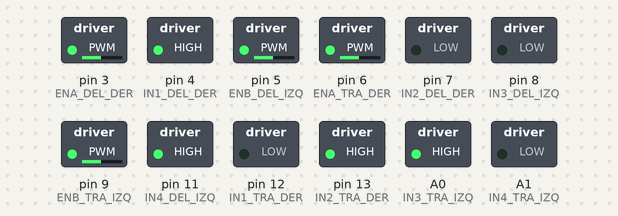
Simulated run of this sketch. Board: Arduino Uno, built with avr-gcc and run on an emulated ATmega328P. Shown: switched loads named in the sketch (green lamp = pin HIGH).

Above: at 2.1 s.
At 7.1 s:
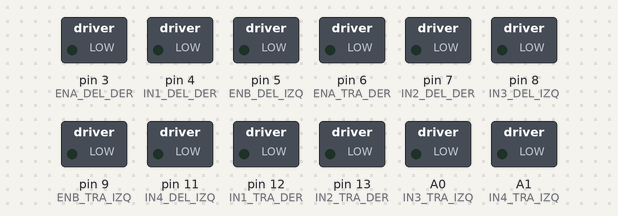
Timing chart, 0 to 8.6 s (numbered marks = the images above):
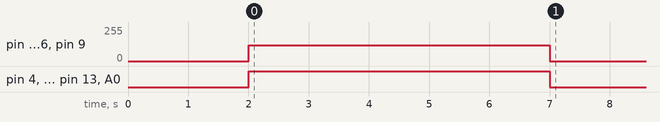

The sketch:

avance_mecanum.ino
```cpp
// - prueba de avance recto con chassis mecanum -
//avanza durante 5 segundos y despues se detiene

// - motores l298n: direccion y pwm -

//puente h delantero

//motor delantero derecho
const int IN1_DEL_DER = 4;
const int IN2_DEL_DER = 7;

//pwm para el motor delantero derecho
const int ENA_DEL_DER = 3;

//motor delantero izquierdo
const int IN3_DEL_IZQ = 8;
const int IN4_DEL_IZQ = 11;

//pwm para el motor delantero izquierdo
const int ENB_DEL_IZQ = 5;

//puente h trasero

//motor trasero derecho
const int IN1_TRA_DER = 12;
const int IN2_TRA_DER = 13;

//pwm para el motor trasero derecho
const int ENA_TRA_DER = 6;

//motor trasero izquierdo
const int IN3_TRA_IZQ = A0;
const int IN4_TRA_IZQ = A1;

//pwm para el motor trasero izquierdo
const int ENB_TRA_IZQ = 9;

// - inversion de motores -

//los motores de mecanum estan encontrados,
//conecté los cables de arriba a los Outs 1 y 3, y los de abajo a los outs 2 y 4
const bool INV_DEL_DER = false;
const bool INV_DEL_IZQ = true;

const bool INV_TRA_DER = true;
const bool INV_TRA_IZQ = false;

// - prueba de avance -

//pwm para evitar movimientos bruscos
const int VELOCIDAD_AVANCE = 120;

//tiempo de avance: 5 segundos
const unsigned long TIEMPO_AVANCE_MS = 5000;
bool prueba_terminada = false;

// - funciones de motores -

//controla un motor individual
//velocidad positiva es avance
//velocidad negativa es retroceso
void setMotor(
  int pin_in1,
  int pin_in2,
  int pin_enable,
  int velocidad,
  bool invertir
) {
  velocidad = constrain(
    velocidad,
    -255,
    255
  );

  //invierte la direccion
  if (invertir) {
    velocidad = -velocidad;
  }

  if (velocidad > 0) {
    digitalWrite(pin_in1, HIGH);
    digitalWrite(pin_in2, LOW);
  }
  else if (velocidad < 0) {
    digitalWrite(pin_in1, LOW);
    digitalWrite(pin_in2, HIGH);
  }
  else {
    digitalWrite(pin_in1, LOW);
    digitalWrite(pin_in2, LOW);
  }

  analogWrite(
    pin_enable,
    abs(velocidad)
  );
}

// - funciones para cada motor -
//manda ordenes a determinados motores
void setMotorDelanteroDerecho(int velocidad) {
  setMotor(
    IN1_DEL_DER,
    IN2_DEL_DER,
    ENA_DEL_DER,
    velocidad,
    INV_DEL_DER
  );
}

void setMotorDelanteroIzquierdo(int velocidad) {
  setMotor(
    IN3_DEL_IZQ,
    IN4_DEL_IZQ,
    ENB_DEL_IZQ,
    velocidad,
    INV_DEL_IZQ
  );
}

void setMotorTraseroDerecho(int velocidad) {
  setMotor(
    IN1_TRA_DER,
    IN2_TRA_DER,
    ENA_TRA_DER,
    velocidad,
    INV_TRA_DER
  );
}

void setMotorTraseroIzquierdo(int velocidad) {
  setMotor(
    IN3_TRA_IZQ,
    IN4_TRA_IZQ,
    ENB_TRA_IZQ,
    velocidad,
    INV_TRA_IZQ
  );
}

//avance recto, cuatro motores iguales
void avanzarRecto(int velocidad) {
  setMotorDelanteroDerecho(velocidad);
  setMotorDelanteroIzquierdo(velocidad);

  setMotorTraseroDerecho(velocidad);
  setMotorTraseroIzquierdo(velocidad);
}

//función para detener todo
void detenerMotores() {
  setMotorDelanteroDerecho(0);
  setMotorDelanteroIzquierdo(0);

  setMotorTraseroDerecho(0);
  setMotorTraseroIzquierdo(0);
}

// - configuracion -

void setup() {

  //configurar puente h delantero
  pinMode(IN1_DEL_DER, OUTPUT);
  pinMode(IN2_DEL_DER, OUTPUT);
  pinMode(ENA_DEL_DER, OUTPUT);

  pinMode(IN3_DEL_IZQ, OUTPUT);
  pinMode(IN4_DEL_IZQ, OUTPUT);
  pinMode(ENB_DEL_IZQ, OUTPUT);

  //configurar puente h trasero
  pinMode(IN1_TRA_DER, OUTPUT);
  pinMode(IN2_TRA_DER, OUTPUT);
  pinMode(ENA_TRA_DER, OUTPUT);

  pinMode(IN3_TRA_IZQ, OUTPUT);
  pinMode(IN4_TRA_IZQ, OUTPUT);
  pinMode(ENB_TRA_IZQ, OUTPUT);

  //inicia con motores detenidos por cualquier cosa
  detenerMotores();

  //tiempo para alejar las manos cuando ponga la batería
  delay(2000);
}

// - programa principal -

void loop() {
  //solo se hace una vez
  if (prueba_terminada) {
    return;
  }

  //los cuatro motores hacen avance
  avanzarRecto(VELOCIDAD_AVANCE);

  //avanza por 5 segundos
  delay(TIEMPO_AVANCE_MS);

  //detiene todo despues de los 5 segundos
  detenerMotores();

  //evita que vuelva a arrancar
  prueba_terminada = true;

  //se acabó gg
}
```

leer_dos_colores.cpp
```cpp
#include <Wire.h>
#include <Adafruit_GFX.h>
#include <Adafruit_SSD1306.h>
#include "Adafruit_TCS34725.h"

// - Configuración para la pantalla OLED y multiplexor -
#define SCREEN_WIDTH 128
#define SCREEN_HEIGHT 64
#define OLED_RESET -1
#define OLED_ADDRESS 0x3C
#define TCA_ADDR 0x70

Adafruit_SSD1306 display(
  SCREEN_WIDTH,
  SCREEN_HEIGHT,
  &Wire,
  OLED_RESET
);

// - Dos sensores de color TCS34725 en el multiplexor -
Adafruit_TCS34725 tcs1 = Adafruit_TCS34725(TCS34725_INTEGRATIONTIME_50MS, TCS34725_GAIN_4X);
Adafruit_TCS34725 tcs2 = Adafruit_TCS34725(TCS34725_INTEGRATIONTIME_50MS, TCS34725_GAIN_4X);

// Definición del tipo de dato movida arriba para evitar el error del preprocesador
enum DominantChannel { RED_DOMINANT, GREEN_DOMINANT, BLUE_DOMINANT };

// Calibra este valor con tu sensor
const uint16_t BLACK_CLEAR_MAX = 300;   // clear por debajo de esto = negro

// Umbral para separar rojo de naranja (calibrado con tus lecturas)
// Rojo da ~0.06-0.08, naranja da ~0.24-0.28
const float ORANGE_MIN_RATIO = 0.16;    // (G - B) / R

// --- NUEVO: Umbrales para separar verde de amarillo cuando domina el verde ---
// Tus lecturas de verde: R/G = 0.57 - 0.79, B/G = 0.51 - 0.60
// El amarillo real tiene mucho rojo Y poco azul.
const float YELLOW_RG_STRONG = 0.85;    // R/G mayor a esto = amarillo seguro
const float YELLOW_RG_WEAK   = 0.75;    // R/G entre WEAK y STRONG = amarillo solo si hay poco azul
const float YELLOW_BG_MAX    = 0.50;    // B/G menor a esto = poco azul (típico del amarillo)

// Función para seleccionar el canal del multiplexor PCA9548A
void tcaselect(uint8_t i) {
  if (i > 7) return;
  Wire.beginTransmission(TCA_ADDR);
  Wire.write(1 << i);
  Wire.endTransmission();
}

DominantChannel get_dominant_channel(float red_value, float green_value, float blue_value) {
  if (red_value >= green_value && red_value >= blue_value) return RED_DOMINANT;
  if (green_value >= red_value && green_value >= blue_value) return GREEN_DOMINANT;
  return BLUE_DOMINANT;
}

const char* classify_red(float red_value, float green_value, float blue_value) {
  if (blue_value > 0.4 * red_value && blue_value > 0.6 * green_value) return "Pink";
  if (green_value > 0.7 * red_value) return "Yellow";

  // Qué tanto sobresale el verde sobre el azul, relativo al rojo
  float orange_ratio = (green_value - blue_value) / red_value;
  if (orange_ratio > ORANGE_MIN_RATIO) return "Orange";

  return "Red";
}

// --- MODIFICADO: ahora usa rojo Y azul para decidir entre verde y amarillo ---
const char* classify_green(float red_value, float green_value, float blue_value) {
  float rg = red_value  / green_value;   // cuánto rojo hay respecto al verde
  float bg = blue_value / green_value;   // cuánto azul hay respecto al verde

  // Amarillo claro: casi tanto rojo como verde
  if (rg > YELLOW_RG_STRONG) return "Yellow";

  // Zona dudosa: solo es amarillo si además tiene poco azul
  if (rg > YELLOW_RG_WEAK && bg < YELLOW_BG_MAX) return "Yellow";

  if (blue_value > 0.75 * green_value) return "Cyan";
  return "Green";
}

const char* classify_blue(float red_value, float green_value, float blue_value) {
  if (red_value > 0.75 * blue_value) return "Purple / Magenta";
  if (green_value > 0.75 * blue_value) return "Cyan";
  return "Blue";
}

const char* get_color_name(float red_value, float green_value, float blue_value, uint16_t clear_value) {
  float highest_channel = max(red_value, max(green_value, blue_value));
  float lowest_channel  = min(red_value, min(green_value, blue_value));
  float channel_spread  = highest_channel - lowest_channel;

  if (clear_value < BLACK_CLEAR_MAX) return "Black / Dark";
  if (channel_spread < 45) return "White";

  switch (get_dominant_channel(red_value, green_value, blue_value)) {
    case RED_DOMINANT:   return classify_red(red_value, green_value, blue_value);
    case GREEN_DOMINANT: return classify_green(red_value, green_value, blue_value);
    case BLUE_DOMINANT:  return classify_blue(red_value, green_value, blue_value);
  }
  return "Unknown";
}

void read_color(Adafruit_TCS34725 &sensor, uint8_t canal, float* red, float* green, float* blue, uint16_t* clear) {
  tcaselect(canal);
  uint16_t raw_red, raw_green, raw_blue;

  sensor.setInterrupt(false);  // encender luz del sensor
  delay(60);                   // espera de lectura (50ms)
  sensor.getRawData(&raw_red, &raw_green, &raw_blue, clear);
  sensor.setInterrupt(true);   // apagar luz del sensor

  if (*clear == 0) {
    *red = 0; *green = 0; *blue = 0;
    return;
  }
  *red   = (float)raw_red   / *clear * 255.0;
  *green = (float)raw_green / *clear * 255.0;
  *blue  = (float)raw_blue  / *clear * 255.0;
}

// --- NUEVO: imprime valores y proporciones por serie para calibrar ---
void imprimirDebug(const char* etiqueta, const char* nombre, float r, float g, float b, uint16_t c) {
  Serial.print(etiqueta);
  Serial.print(F(" -> "));
  Serial.print(nombre);
  Serial.print(F("  R:")); Serial.print((int)r);
  Serial.print(F(" G:"));  Serial.print((int)g);
  Serial.print(F(" B:"));  Serial.print((int)b);
  Serial.print(F(" C:"));  Serial.print(c);
  if (g > 0) {
    Serial.print(F("  R/G:")); Serial.print(r / g, 2);
    Serial.print(F(" B/G:"));  Serial.print(b / g, 2);
  }
  Serial.println();
}

// - Funciones de la OLED (Canal 4) -
void mostrarOLED(const char* name1, float r1, float g1, float b1, const char* name2, float r2, float g2, float b2) {
  tcaselect(4); // Seleccionar canal de la OLED
  display.clearDisplay();
  display.setTextColor(SSD1306_WHITE);

  // Sensor 1 (Canal 2)
  display.setTextSize(1);
  display.setCursor(0, 0);
  display.print(F("S1(C2): ")); display.println(name1);
  display.setCursor(0, 9);
  display.print(F("R:")); display.print((int)r1);
  display.print(F(" G:")); display.print((int)g1);
  display.print(F(" B:")); display.print((int)b1);

  display.drawLine(0, 29, 127, 29, SSD1306_WHITE);

  // Sensor 2 (Canal 3)
  display.setCursor(0, 34);
  display.print(F("S2(C3): ")); display.println(name2);
  display.setCursor(0, 43);
  display.print(F("R:")); display.print((int)r2);
  display.print(F(" G:")); display.print((int)g2);
  display.print(F(" B:")); display.print((int)b2);

  display.display();
}

void mostrarErrorOLED(const __FlashStringHelper *mensaje) {
  tcaselect(4);
  display.clearDisplay();
  display.setTextColor(SSD1306_WHITE);
  display.setTextSize(1);
  display.setCursor(0, 20);
  display.println(F("ERROR:"));
  display.setCursor(0, 35);
  display.println(mensaje);
  display.display();
}

void setup() {
  Serial.begin(115200);
  Wire.begin();

  // Inicializar OLED en Canal 4
  tcaselect(4);
  if (!display.begin(SSD1306_SWITCHCAPVCC, OLED_ADDRESS)) {
    Serial.println(F("No se encontro OLED en canal 4"));
    while (true) { delay(100); }
  }

  display.clearDisplay();
  display.setTextColor(SSD1306_WHITE);
  display.setTextSize(1);
  display.setCursor(0, 20);
  display.println(F("Iniciando sensores..."));
  display.display();

  // Inicializar Sensor 1 en Canal 2
  tcaselect(2);
  if (tcs1.begin()) {
    Serial.println(F("Sensor 1 encontrado en canal 2"));
  } else {
    Serial.println(F("No se encontro Sensor 1"));
    mostrarErrorOLED(F("Falta Sensor 1 (C2)"));
    while (1) { delay(100); }
  }

  // Inicializar Sensor 2 en Canal 3
  tcaselect(3);
  if (tcs2.begin()) {
    Serial.println(F("Sensor 2 encontrado en canal 3"));
  } else {
    Serial.println(F("No se encontro Sensor 2"));
    mostrarErrorOLED(F("Falta Sensor 2 (C3)"));
    while (1) { delay(100); }
  }

  delay(500);
}

void loop() {
  float r1, g1, b1, r2, g2, b2;
  uint16_t clear1, clear2;

  // Leer Sensor 1 (Canal 2)
  read_color(tcs1, 2, &r1, &g1, &b1, &clear1);
  const char* name1 = get_color_name(r1, g1, b1, clear1);

  // Leer Sensor 2 (Canal 3)
  read_color(tcs2, 3, &r2, &g2, &b2, &clear2);
  const char* name2 = get_color_name(r2, g2, b2, clear2);

  // Imprimir por puerto serie (con valores y proporciones para calibrar)
  imprimirDebug("S1", name1, r1, g1, b1, clear1);
  imprimirDebug("S2", name2, r2, g2, b2, clear2);

  // Mostrar ambos en la OLED (Canal 4)
  mostrarOLED(name1, r1, g1, b1, name2, r2, g2, b2);

  delay(500);
}
```

Measured:
- by itself, pin 3 (ENA_DEL_DER), pin 5 (ENB_DEL_IZQ), pin 6 (ENA_TRA_DER), pin 9 (ENB_TRA_IZQ): 0/255 → 120/255 at 2.0 s, → 0/255 5.0 s later
- by itself, pin 4 (IN1_DEL_DER), pin 11 (IN4_DEL_IZQ), pin 13 (IN2_TRA_DER), A0 (IN3_TRA_IZQ): LOW → HIGH at 2.0 s, → LOW 5.0 s later
